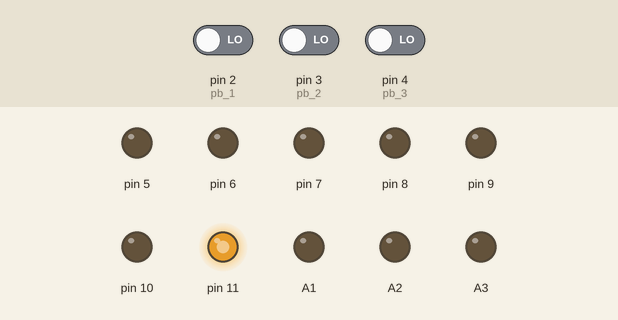
Simulated run of this sketch. Board: Arduino Uno, built with avr-gcc and run on an emulated ATmega328P. Parts: output pins drawn as LEDs (lit = HIGH). Dashed ring = blinking. The inputs (shaded band) are chosen by the test bench; at power-on: pin 3 (pb_2) LOW, pin 2 (pb_1) LOW, pin 4 (pb_3) LOW.

Above: at 1.2 s.
1.3 s: pin 3 (pb_2) driven HIGH
At 3.4 s:
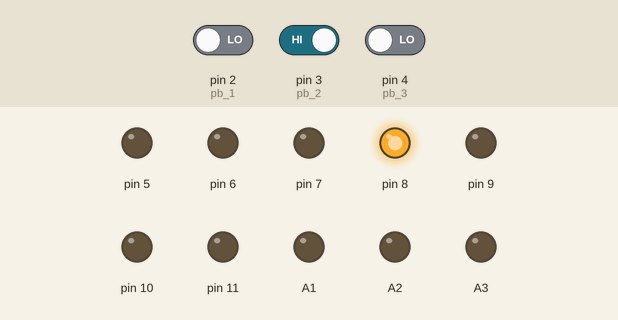
3.8 s: pin 2 (pb_1) driven HIGH
At 4.42 s:
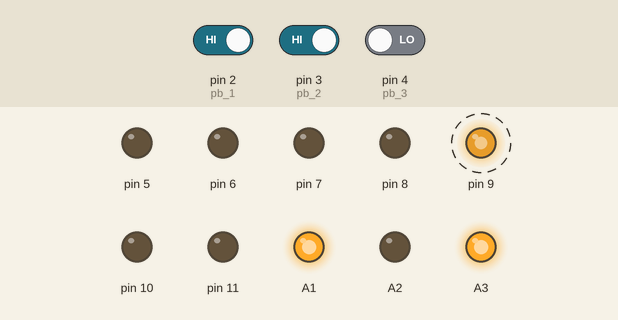
6.8 s: pin 4 (pb_3) driven HIGH
At 7.42 s:
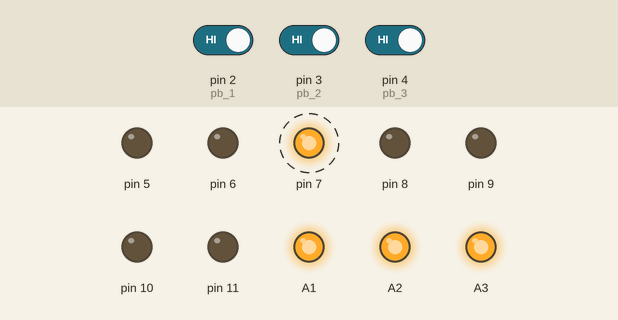
9.8 s: pin 2 (pb_1) driven LOW
At 10.67 s:
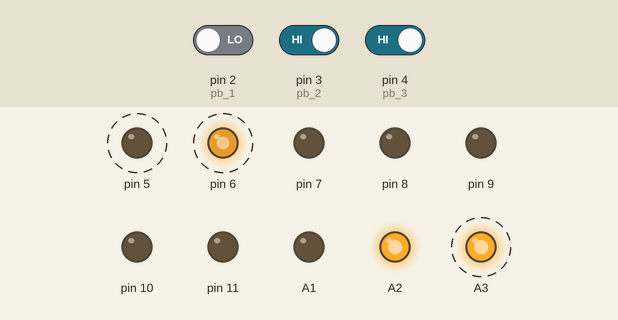
12.8 s: pin 3 (pb_2) driven LOW
At 15.3 s:
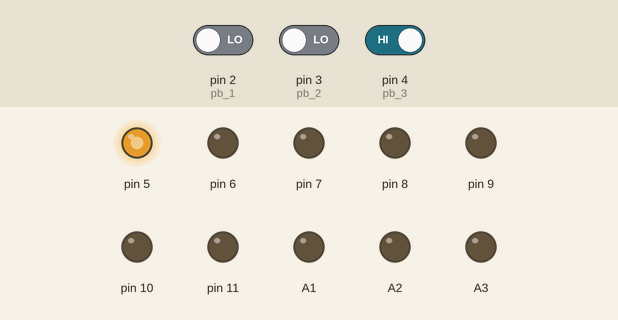
15.8 s: pin 2 (pb_1) driven HIGH
At 16.42 s:
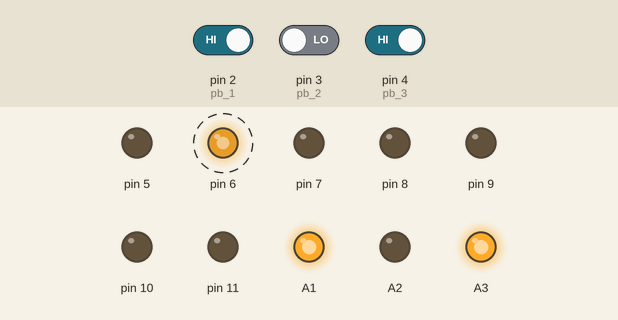
Timing chart, 0 to 19.8 s (numbered marks = the images above; inputs shaded):
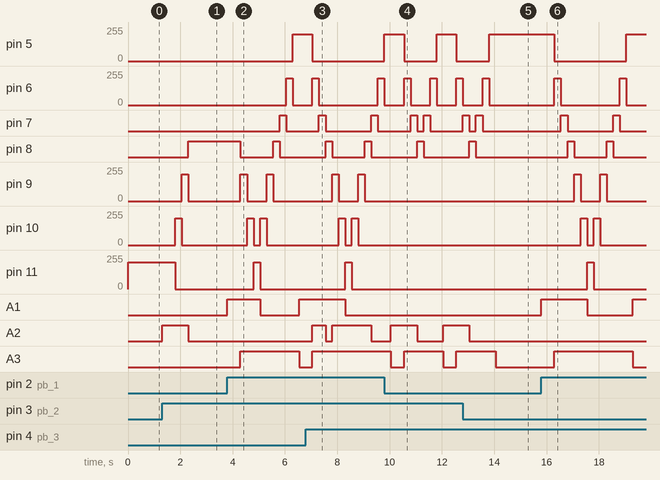

The sketch:

elvator_LED.ino
```cpp
int now_floor = 1;
String state = "UP";
bool turn = 0;

int start = 0;
int start1 = 1;
int start2 = 1;
int end = 0;


void setup() {
  // put your setup code here, to run once:
  Serial.begin(9600);

  pinMode(2, INPUT); // pb 1
  pinMode(3, INPUT); // pb 2
  pinMode(4, INPUT); // pb 3

  analogWrite(11, 200);
}

void loop() {
  // put your main code here, to run repeatedly:
  // 5(3),8(2),11(1)
  if (digitalRead(2)){
    if(now_floor != 1){
      state = "DOWN";

      analogWrite(A1, 200);
      delay(250);

      if(now_floor == 3){
        analogWrite(5, 200);
        delay(250);

        start = 5;
        end = 11;

        for (int i = 5; i < end; i++){
          analogWrite(i, 0);
          analogWrite(i+1, 200);

          if(digitalRead(3)){
            if(i < 8){
              analogWrite(A2, 200);
            }
            else{
              analogWrite(A2, 200);
              turn = 1;
              }
          }

          if(digitalRead(4)){
            analogWrite(A3, 200);
            turn = 1; }

          if((i+1)== 8){
            analogWrite(A2, 0);
            now_floor = 2;
          }

          if((i+1)== 11){
            analogWrite(A1, 0);
            now_floor = 1;
          }
          delay(250);
        }
      }
      else if (now_floor == 2){
        analogWrite(8, 200);
        delay(250);

        start = 8;
        end = 11;

        for (int i = 8; i < 11; i++){
          analogWrite(i, 0);
          analogWrite(i+1, 200);

          if(digitalRead(3) || digitalRead(4)){
            analogWrite(A3, 200);
            turn = 1;
          }
          delay(250);
        }
        analogWrite(A1, 0);
        now_floor = 1;
      }
      if (turn == 1){ // 3층 끝까지
        state = "UP";
        analogWrite(A3, 200);
        for (int j = 11; j > 5; j--){
          analogWrite(j, 0);
          analogWrite(j-1, 200);
          delay(250);
          if(j==9){
            analogWrite(A2, 0);
          }
        }

        analogWrite(A3, 0);
        turn = 0;
        now_floor = 3;
      }
    }
  }
  else if(digitalRead(3)){
    if (now_floor != 2){

      analogWrite(A2, 200);
      delay(250);

        if (now_floor == 3){

          state = "DOWN";

          analogWrite(5, 200);
          delay(250);

          start = 5;
          end = 8;

          for (int i = 5; i < end; i++){
            analogWrite(i, 0);
            analogWrite(i+1, 200);

            if(digitalRead(2)){
              end = 11;
              analogWrite(A1, 200);
            }

            if(digitalRead(4)){
              analogWrite(A3, 200);

              if (i < 8){
                start1 = 8;
              }
              else{
                start1 = 11;
              }
              turn = 1;
            }

            if(i > 8){
              if(digitalRead(3)){
                analogWrite(A2, 200);
                start1 = 11;
                turn = 1;
              }
            }

            if((i+1)== 8){
              analogWrite(A2, 0);
              now_floor = 2;
            }

            if((i+1)== 11){
              analogWrite(A1, 0);
              now_floor = 1;
            }
            delay(250);
        }

        if (turn == 1){ // 3층 끝까지
          state = "UP";
          analogWrite(A3, 200);

          for (int i = start1; i > 5; i--){
            analogWrite(i, 0);
            analogWrite(i-1, 200);
            delay(250);
          }

          analogWrite(A3, 0);
          turn = 0;
          now_floor = 3;
        }

      }
      else if (now_floor == 1){
        state = "UP";

        analogWrite(11, 200);
        delay(250);

        start = 11;
        end = 8;

        for (int i = 11; i > end; i--){
          analogWrite(i, 0);
          analogWrite(i-1, 200);

          if (digitalRead(4)){
            end = 5;
            analogWrite(A3, 200);
          }

          if (digitalRead(2)){
            analogWrite(A1, 200);

            if (i > 8){
              start2 = 8;
            }
            else{
              start2 = 5;
            }
            turn = 1;
          }

          if(i < 8){
            if(digitalRead(3)){
              analogWrite(A2, 200);
              start2 = 5;
              turn = 1;
            }
          }

          if((i-1)== 8){
            analogWrite(A2, 0);
            now_floor = 2;
          }

          if((i-1)== 5){
            analogWrite(A3, 0);
            now_floor = 3;
          }
          delay(250);
        }
        if (turn == 1){ // 1층 끝까지
          state = "DOWN";
          analogWrite(A1, 200);

          for (int i = start2; i < 11; i++){
            analogWrite(i, 0);
            analogWrite(i+1, 200);
            delay(250);
          }

          analogWrite(A1, 0);
          turn = 0;
          now_floor = 1;
        }
      }
    }
  }
  else if (digitalRead(4)){
    if (now_floor != 3){
      state = "UP";
      analogWrite(A3, 200);
      delay(250);

      if(now_floor == 2){
        analogWrite(8, 200);
        delay(250);

        start = 8;
        end = 5;

        for (int i = 8; i > 5; i--){
          analogWrite(i, 0);
          analogWrite(i-1, 200);

          if(digitalRead(2) || digitalRead(3)){
            analogWrite(A1, 200);
            turn = 1;
            }
            delay(250);
          }
        analogWrite(A3, 0);
        now_floor = 3;

        if (turn == 1){ // 1층 끝까지
        state = "DOWN";
        analogWrite(A1, 200);

        for (int i = 5; i < 11; i++){
          analogWrite(i, 0);
          analogWrite(i+1, 200);
          delay(250);

          if(i == 8){
            analogWrite(A2, 0);
            }
          }

          analogWrite(A1, 0);
          turn = 0;
          now_floor = 1;
        }
      }
      else if (now_floor == 1){
        analogWrite(11, 200);
        delay(250);

        start = 11;
        end = 5;

        for (int i = 11; i > 5; i--){
          analogWrite(i, 0);
          analogWrite(i-1, 200);

          if(digitalRead(3)){
            analogWrite(A2, 200);
          }

          if(digitalRead(3)){
            if(i > 8){
              analogWrite(A2, 200);
            }
            else{ turn = 1; }
          }

          if(digitalRead(2)){ turn = 1; }

          if((i-1)== 8){
            analogWrite(A2, 0);
            now_floor = 2;
          }

          if((i-1)== 5){
            analogWrite(A3, 0);
            now_floor = 3;
          }
          delay(250);
        }
        if (turn == 1){ // 1층 끝까지
          state = "DOWN";
          analogWrite(A1, 200);

          for (int i = 5; i < 11; i++){
            analogWrite(i, 0);
            analogWrite(i+1, 200);
            delay(250);

            if(i == 8){
              analogWrite(A2, 0);
              }
            }

          analogWrite(A1, 0);
          turn = 0;
          now_floor = 1;
        }
      }
    }
  }
  else{}
}
```

Measured:
- after the input at 1.3 s, pin 8: LOW → HIGH after 1.0 s; pin 9: 0/255 → 200/255 after 0.75 s, → 0/255 0.25 s later; pin 10: 0/255 → 200/255 after 0.50 s, → 0/255 0.25 s later; pin 11: 200/255 → 0/255 after 0.50 s; A2: LOW → HIGH at once, → LOW 1.0 s later
- after the input at 3.8 s, pin 5: 0/255 → 200/255 after 2.5 s; pin 6: 0/255 → 200/255 after 2.3 s, → 0/255 0.25 s later; pin 7: LOW → HIGH after 2.0 s, → LOW 0.25 s later; pin 8: HIGH → LOW after 0.50 s, → HIGH 1.3 s later, → LOW 0.25 s later; pin 9: alternates 200/255 for 0.25 s and 0/255 for 0.75 s, starting after 0.50 s
- after the input at 6.8 s, A3: LOW → HIGH after 0.25 s instead of 1.8 s
- after the input at 9.8 s, pin 9, pin 10: stops changing and stays 0/255; pin 11: stays 0/255 (without the input it goes to 200/255 after 2.0 s); A1: stays LOW (without the input it goes to HIGH after 0.25 s)
- after the input at 12.8 s, pin 5: goes on until 13.8 s, then stays 200/255; pin 6: goes on until 13.8 s, then stays 0/255; pin 7: goes on until 13.6 s, then stays LOW; pin 8: goes on until 13.3 s, then stays LOW; A2: goes on until 13.1 s, then stays LOW
- after the input at 15.8 s, pin 5: 200/255 → 0/255 after 0.50 s, → 200/255 2.8 s later; pin 6: alternates 200/255 for 0.25 s and 0/255 for 2.3 s, starting after 0.50 s
